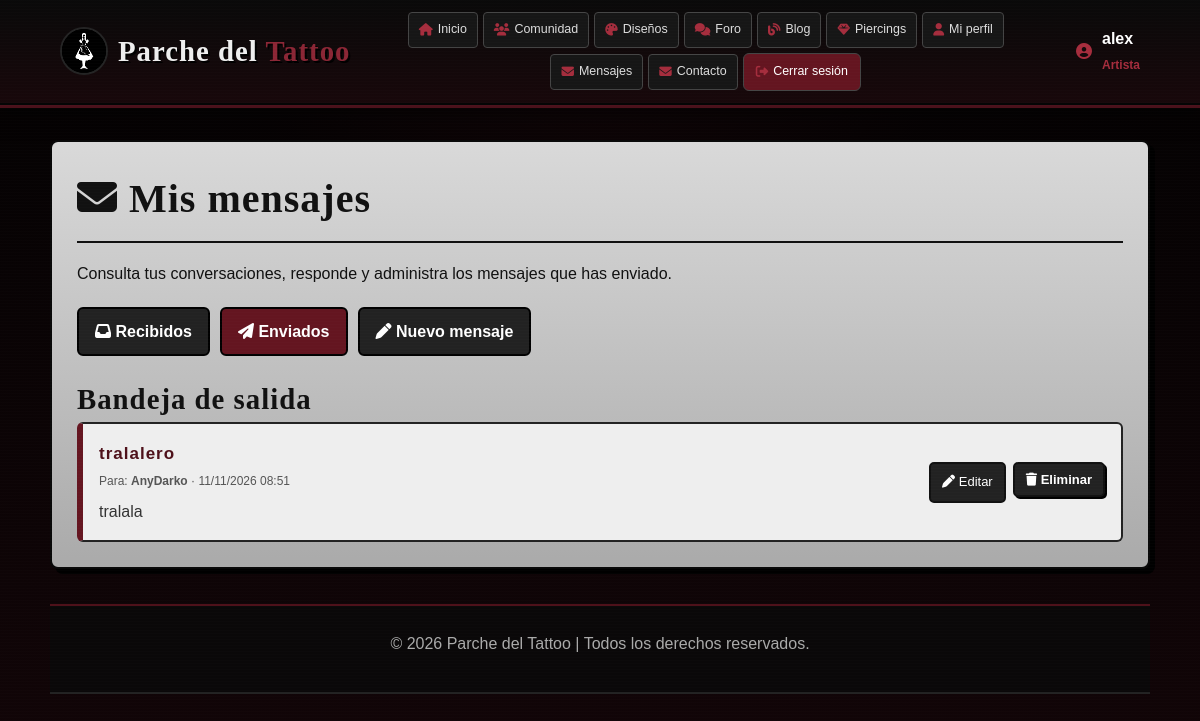
The app's page /mensajes.php?vista=salida (signed in) with its own data.
### tables this page shows
CREATE TABLE `usuarios` (
  `id_usuario` int(11) NOT NULL,
  `nombre_usuario` varchar(50) NOT NULL,
  `nombre_completo` varchar(100) DEFAULT NULL,
  `email` varchar(100) NOT NULL,
  `password` varchar(255) NOT NULL,
  `telefono` varchar(20) DEFAULT NULL,
  `tipo_usuario` enum('Artista','Cliente','Administrador') NOT NULL DEFAULT 'Cliente',
  `fecha_registro` datetime DEFAULT current_timestamp(),
  `estado` tinyint(1) DEFAULT 1
);

CREATE TABLE `mensajes` (
  `id_mensaje` int(11) NOT NULL,
  `id_remitente` int(11) NOT NULL,
  `id_destinatario` int(11) NOT NULL,
  `asunto` varchar(150) DEFAULT NULL,
  `contenido` text NOT NULL,
  `leido` tinyint(1) DEFAULT 0,
  `fecha_envio` datetime DEFAULT current_timestamp()
);

### mensajes.php (the view, shortened to what this page needs)
<?php
require_once __DIR__ . '/conexion.php';
$conexion->set_charset('utf8mb4');
function h($valor): string {
    return htmlspecialchars((string)($valor ?? ''), ENT_QUOTES, 'UTF-8');
}
$id_usuario = (int) $_SESSION['id_usuario'];
$sqlUsuario = "SELECT id_usuario, nombre_usuario, nombre_completo, email, tipo_usuario
               FROM usuarios WHERE id_usuario = ? AND estado = 1 LIMIT 1";
$stmtUsuario = $conexion->prepare($sqlUsuario);
$stmtUsuario->bind_param('i', $id_usuario);
$stmtUsuario->execute();
$usuario = $stmtUsuario->get_result()->fetch_assoc();
$vista = $_GET['vista'] ?? 'entrada';
$entrada = [];
$salida = [];
if ($vista === 'salida') {
    $consulta = $conexion->prepare("SELECT m.id_mensaje, m.asunto, m.contenido, m.leido, m.fecha_envio,
                                          u.nombre_usuario AS persona
                                   FROM mensajes m INNER JOIN usuarios u ON u.id_usuario = m.id_destinatario
                                   WHERE m.id_remitente = ? ORDER BY m.fecha_envio DESC");
    $consulta->bind_param('i', $id_usuario);
    $consulta->execute();
    $res = $consulta->get_result();
    while ($fila = $res->fetch_assoc()) $salida[] = $fila;
}
?>
<!DOCTYPE html>
<html lang="es">
<head>
    <link rel="stylesheet" href="css/style.css">
    <link rel="stylesheet" href="css/responsive.css">
    <link rel="stylesheet" href="https://cdnjs.cloudflare.com/ajax/libs/font-awesome/6.6.0/css/all.min.css">
</head>
<body>
<header>
    <div class="logo">
        <img src="img/image-removebg-preview.png" alt="Logo Parche del Tattoo" class="logo-img">
        <h2>Parche del <span>Tattoo</span></h2>
    </div>
    <nav>
        <a href="index.php"><i class="fa-solid fa-house"></i> Inicio</a>
        <a href="comunidad.php"><i class="fa-solid fa-users"></i> Comunidad</a>
        <a href="diseños.php"><i class="fa-solid fa-palette"></i> Diseños</a>
        <a href="foro.php"><i class="fa-solid fa-comments"></i> Foro</a>
        <a href="blog.php"><i class="fa-solid fa-blog"></i> Blog</a>
        <a href="piercings.php"><i class="fa-solid fa-gem"></i> Piercings</a>
        <a href="perfil.php"><i class="fa-solid fa-user"></i> Mi perfil</a>
        <a href="mensajes.php"><i class="fa-solid fa-envelope"></i> Mensajes</a>
        <a href="contacto.php"><i class="fa-solid fa-envelope"></i> Contacto</a>
        <a href="logout.php" class="btn-cerrar-sesion"><i class="fa-solid fa-right-from-bracket"></i> Cerrar sesión</a>
    </nav>
    <div class="usuario-sesion"><i class="fa-solid fa-circle-user"></i><div><strong><?= h($usuario['nombre_usuario']) ?></strong><br><span class="tipo-usuario"><?= h($usuario['tipo_usuario']) ?></span></div></div>
</header>
<main class="mensajes-contenedor">
    <h1><i class="fa-solid fa-envelope"></i> Mis mensajes</h1>
    <p>Consulta tus conversaciones, responde y administra los mensajes que has enviado.</p>
    <div class="mensajes-tabs">
        <a href="mensajes.php?vista=entrada" class="<?= $vista === 'entrada' || $vista === 'leer' ? 'activo' : '' ?>"><i class="fa-solid fa-inbox"></i> Recibidos </a>
        <a href="mensajes.php?vista=salida" class="<?= $vista === 'salida' || $vista === 'editar' ? 'activo' : '' ?>"><i class="fa-solid fa-paper-plane"></i> Enviados</a>
        <a href="mensajes.php?vista=nuevo" class="<?= $vista === 'nuevo' ? 'activo' : '' ?>"><i class="fa-solid fa-pen"></i> Nuevo mensaje</a>
    </div>
    <?php if ($vista === 'entrada'): ?>
        <h2>Bandeja de entrada</h2>
        <?php if (!$entrada): ?>
            <div class="sin-mensajes"><i class="fa-regular fa-envelope fa-2x"></i><p>No tienes mensajes recibidos todavía.</p></div>
        <?php else: ?>
            <div class="mensaje-lista">
            <?php foreach ($entrada as $m): ?>
                <article class="mensaje-item <?= !$m['leido'] ? 'no-leido' : '' ?>">
                    <div>
                        <h3><?= h($m['asunto'] ?: '(Sin asunto)') ?> <?= !$m['leido'] ? '<small>• NUEVO</small>' : '' ?></h3>
                        <div class="mensaje-meta">De: <strong><?= h($m['persona']) ?></strong> · <?= h(date('d/m/Y H:i', strtotime($m['fecha_envio']))) ?></div>
                        <p class="mensaje-resumen"><?= h(mb_strimwidth($m['contenido'], 0, 150, '...')) ?></p>
                    </div>
                    <div class="mensaje-acciones">
                        <a href="mensajes.php?vista=leer&id=<?= (int)$m['id_mensaje'] ?>"><i class="fa-solid fa-eye"></i> Leer</a>
                        <a href="mensajes.php?vista=nuevo&responder=<?= (int)$m['id_mensaje'] ?>"><i class="fa-solid fa-reply"></i> Responder</a>
                    </div>
                </article>
            <?php endforeach; ?>
            </div>
        <?php endif; ?>
    <?php elseif ($vista === 'salida'): ?>
        <h2>Bandeja de salida</h2>
        <?php if (!$salida): ?>
            <div class="sin-mensajes"><i class="fa-regular fa-paper-plane fa-2x"></i><p>Aún no has enviado mensajes.</p></div>
        <?php else: ?>
            <div class="mensaje-lista">
            <?php foreach ($salida as $m): ?>
                <article class="mensaje-item">
                    <div>
                        <h3><?= h($m['asunto'] ?: '(Sin asunto)') ?></h3>
                        <div class="mensaje-meta">Para: <strong><?= h($m['persona']) ?></strong> · <?= h(date('d/m/Y H:i', strtotime($m['fecha_envio']))) ?></div>
                        <p class="mensaje-resumen"><?= h(mb_strimwidth($m['contenido'], 0, 150, '...')) ?></p>
                    </div>
                    <div class="mensaje-acciones">
                        <a href="mensajes.php?vista=editar&id=<?= (int)$m['id_mensaje'] ?>"><i class="fa-solid fa-pen"></i> Editar</a>
                        <form method="POST" onsubmit="return confirm('¿Seguro que deseas eliminar este mensaje?');">
                            <button class="btn-mensaje" type="submit"><i class="fa-solid fa-trash"></i> Eliminar</button>
                        </form>
                    </div>
                </article>
            <?php endforeach; ?>
            </div>
        <?php endif; ?>
    <?php endif; ?>
</main>
<footer><p>© 2026 Parche del Tattoo | Todos los derechos reservados.</p></footer>
</body>
</html>

### records on screen
usuarios: nombre_usuario "alex", tipo_usuario "Artista"
mensajes: asunto "tralalero", id_destinatario.nombre_usuario "AnyDarko", fecha_envio "11/11/2026 08:51", contenido "tralala"
